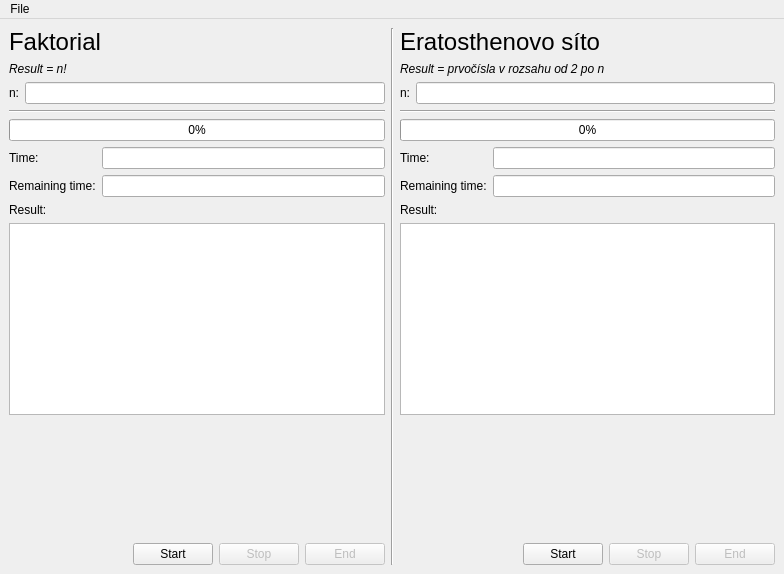
<?xml version="1.0" encoding="UTF-8"?>
<ui version="4.0">
 <class>MainWindow</class>
 <widget class="QMainWindow" name="MainWindow">
  <property name="geometry">
   <rect>
    <x>0</x>
    <y>0</y>
    <width>784</width>
    <height>574</height>
   </rect>
  </property>
  <property name="windowTitle">
   <string>Vlákna</string>
  </property>
  <widget class="QWidget" name="centralwidget">
   <layout class="QHBoxLayout" name="horizontalLayout_5">
    <item>
     <layout class="QVBoxLayout" name="verticalLayout">
      <item>
       <widget class="QLabel" name="label_3">
        <property name="maximumSize">
         <size>
          <width>16777215</width>
          <height>60</height>
         </size>
        </property>
        <property name="font">
         <font>
          <pointsize>18</pointsize>
         </font>
        </property>
        <property name="text">
         <string>Faktorial</string>
        </property>
       </widget>
      </item>
      <item>
       <widget class="QLabel" name="label_11">
        <property name="maximumSize">
         <size>
          <width>16777215</width>
          <height>30</height>
         </size>
        </property>
        <property name="font">
         <font>
          <italic>true</italic>
         </font>
        </property>
        <property name="text">
         <string>Result = n!</string>
        </property>
       </widget>
      </item>
      <item>
       <layout class="QHBoxLayout" name="horizontalLayout_2">
        <item>
         <widget class="QLabel" name="label_4">
          <property name="text">
           <string>n:</string>
          </property>
         </widget>
        </item>
        <item>
         <widget class="QLineEdit" name="lineEdit_in_1">
          <property name="readOnly">
           <bool>false</bool>
          </property>
         </widget>
        </item>
       </layout>
      </item>
      <item>
       <widget class="Line" name="line">
        <property name="orientation">
         <enum>Qt::Horizontal</enum>
        </property>
       </widget>
      </item>
      <item>
       <widget class="QProgressBar" name="progressBar">
        <property name="value">
         <number>0</number>
        </property>
       </widget>
      </item>
      <item>
       <layout class="QFormLayout" name="formLayout">
        <item row="0" column="0">
         <widget class="QLabel" name="label">
          <property name="text">
           <string>Time:</string>
          </property>
         </widget>
        </item>
        <item row="0" column="1">
         <widget class="QLineEdit" name="lineEdit_t_1">
          <property name="readOnly">
           <bool>true</bool>
          </property>
         </widget>
        </item>
        <item row="1" column="0">
         <widget class="QLabel" name="label_2">
          <property name="text">
           <string>Remaining time:</string>
          </property>
         </widget>
        </item>
        <item row="1" column="1">
         <widget class="QLineEdit" name="lineEdit_et_1">
          <property name="readOnly">
           <bool>true</bool>
          </property>
         </widget>
        </item>
       </layout>
      </item>
      <item>
       <widget class="QLabel" name="label_5">
        <property name="text">
         <string>Result:</string>
        </property>
       </widget>
      </item>
      <item>
       <widget class="QTextEdit" name="textEdit_res_1">
        <property name="readOnly">
         <bool>true</bool>
        </property>
       </widget>
      </item>
      <item>
       <spacer name="verticalSpacer">
        <property name="orientation">
         <enum>Qt::Vertical</enum>
        </property>
        <property name="sizeHint" stdset="0">
         <size>
          <width>20</width>
          <height>40</height>
         </size>
        </property>
       </spacer>
      </item>
      <item>
       <layout class="QHBoxLayout" name="horizontalLayout">
        <item>
         <spacer name="horizontalSpacer">
          <property name="orientation">
           <enum>Qt::Horizontal</enum>
          </property>
          <property name="sizeHint" stdset="0">
           <size>
            <width>40</width>
            <height>20</height>
           </size>
          </property>
         </spacer>
        </item>
        <item>
         <widget class="QPushButton" name="pushButton_start_1">
          <property name="text">
           <string>Start</string>
          </property>
         </widget>
        </item>
        <item>
         <widget class="QPushButton" name="pushButton_stop_1">
          <property name="enabled">
           <bool>false</bool>
          </property>
          <property name="text">
           <string>Stop</string>
          </property>
         </widget>
        </item>
        <item>
         <widget class="QPushButton" name="pushButton_end_1">
          <property name="enabled">
           <bool>false</bool>
          </property>
          <property name="text">
           <string>End</string>
          </property>
         </widget>
        </item>
       </layout>
      </item>
     </layout>
    </item>
    <item>
     <widget class="Line" name="line_3">
      <property name="orientation">
       <enum>Qt::Vertical</enum>
      </property>
     </widget>
    </item>
    <item>
     <layout class="QVBoxLayout" name="verticalLayout_2">
      <item>
       <widget class="QLabel" name="label_6">
        <property name="maximumSize">
         <size>
          <width>16777215</width>
          <height>60</height>
         </size>
        </property>
        <property name="font">
         <font>
          <pointsize>18</pointsize>
         </font>
        </property>
        <property name="text">
         <string>Eratosthenovo síto</string>
        </property>
       </widget>
      </item>
      <item>
       <widget class="QLabel" name="label_12">
        <property name="maximumSize">
         <size>
          <width>16777215</width>
          <height>30</height>
         </size>
        </property>
        <property name="font">
         <font>
          <italic>true</italic>
         </font>
        </property>
        <property name="text">
         <string>Result = prvočísla v rozsahu od 2 po n</string>
        </property>
       </widget>
      </item>
      <item>
       <layout class="QHBoxLayout" name="horizontalLayout_3">
        <item>
         <widget class="QLabel" name="label_7">
          <property name="text">
           <string>n:</string>
          </property>
         </widget>
        </item>
        <item>
         <widget class="QLineEdit" name="lineEdit_in_2">
          <property name="readOnly">
           <bool>false</bool>
          </property>
         </widget>
        </item>
       </layout>
      </item>
      <item>
       <widget class="Line" name="line_2">
        <property name="orientation">
         <enum>Qt::Horizontal</enum>
        </property>
       </widget>
      </item>
      <item>
       <widget class="QProgressBar" name="progressBar_2">
        <property name="value">
         <number>0</number>
        </property>
       </widget>
      </item>
      <item>
       <layout class="QFormLayout" name="formLayout_2">
        <item row="0" column="0">
         <widget class="QLabel" name="label_8">
          <property name="text">
           <string>Time:</string>
          </property>
         </widget>
        </item>
        <item row="0" column="1">
         <widget class="QLineEdit" name="lineEdit_t_2">
          <property name="readOnly">
           <bool>true</bool>
          </property>
         </widget>
        </item>
        <item row="1" column="0">
         <widget class="QLabel" name="label_9">
          <property name="text">
           <string>Remaining time:</string>
          </property>
         </widget>
        </item>
        <item row="1" column="1">
         <widget class="QLineEdit" name="lineEdit_et_2">
          <property name="readOnly">
           <bool>true</bool>
          </property>
         </widget>
        </item>
       </layout>
      </item>
      <item>
       <widget class="QLabel" name="label_10">
        <property name="text">
         <string>Result:</string>
        </property>
       </widget>
      </item>
      <item>
       <widget class="QTextEdit" name="textEdit_res_2">
        <property name="readOnly">
         <bool>true</bool>
        </property>
       </widget>
      </item>
      <item>
       <spacer name="verticalSpacer_2">
        <property name="orientation">
         <enum>Qt::Vertical</enum>
        </property>
        <property name="sizeHint" stdset="0">
         <size>
          <width>20</width>
          <height>40</height>
         </size>
        </property>
       </spacer>
      </item>
      <item>
       <layout class="QHBoxLayout" name="horizontalLayout_4">
        <item>
         <spacer name="horizontalSpacer_2">
          <property name="orientation">
           <enum>Qt::Horizontal</enum>
          </property>
          <property name="sizeHint" stdset="0">
           <size>
            <width>40</width>
            <height>20</height>
           </size>
          </property>
         </spacer>
        </item>
        <item>
         <widget class="QPushButton" name="pushButton_start_2">
          <property name="text">
           <string>Start</string>
          </property>
         </widget>
        </item>
        <item>
         <widget class="QPushButton" name="pushButton_stop_2">
          <property name="enabled">
           <bool>false</bool>
          </property>
          <property name="text">
           <string>Stop</string>
          </property>
         </widget>
        </item>
        <item>
         <widget class="QPushButton" name="pushButton_end_2">
          <property name="enabled">
           <bool>false</bool>
          </property>
          <property name="text">
           <string>End</string>
          </property>
         </widget>
        </item>
       </layout>
      </item>
     </layout>
    </item>
   </layout>
  </widget>
  <widget class="QMenuBar" name="menubar">
   <property name="geometry">
    <rect>
     <x>0</x>
     <y>0</y>
     <width>784</width>
     <height>25</height>
    </rect>
   </property>
   <widget class="QMenu" name="menuFile">
    <property name="title">
     <string>File</string>
    </property>
    <addaction name="actionStart_all"/>
    <addaction name="actionStop_all"/>
    <addaction name="actionEnd_all"/>
    <addaction name="actionExit"/>
   </widget>
   <addaction name="menuFile"/>
  </widget>
  <action name="actionExit">
   <property name="text">
    <string>Exit</string>
   </property>
  </action>
  <action name="actionStop_all">
   <property name="text">
    <string>Stop all</string>
   </property>
  </action>
  <action name="actionStart_all">
   <property name="text">
    <string>Start all</string>
   </property>
  </action>
  <action name="actionEnd_all">
   <property name="text">
    <string>End all</string>
   </property>
  </action>
 </widget>
 <resources/>
 <connections>
  <connection>
   <sender>actionExit</sender>
   <signal>triggered()</signal>
   <receiver>MainWindow</receiver>
   <slot>close()</slot>
   <hints>
    <hint type="sourcelabel">
     <x>-1</x>
     <y>-1</y>
    </hint>
    <hint type="destinationlabel">
     <x>469</x>
     <y>330</y>
    </hint>
   </hints>
  </connection>
 </connections>
</ui>
